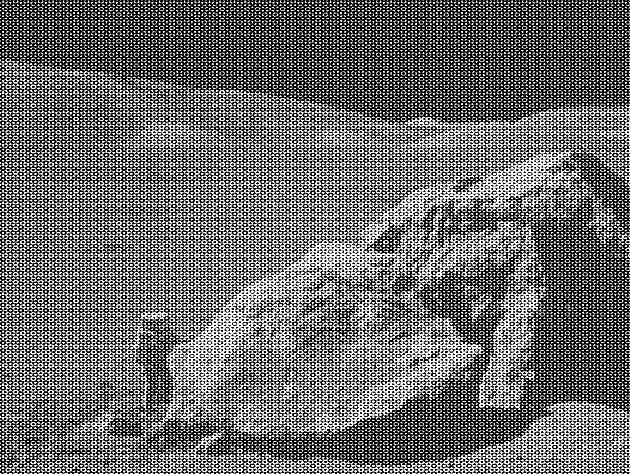
#> input picture moonlanding.png, 630 x 474 px
$ jupyter execute --allow-errors 09ex_Algorithms.ipynb
#> lines starting #> are read from the running program, lines starting #| are printed output that depends on the picture
1\. **Maximum wind speed prediction at the Sprogø station**

The exercise goal is to predict the maximum wind speed occurring every 50 years even if no measure exists for such a period. The available data are only measured over 21 years at the Sprogø meteorological station located in Denmark.

The annual maxima are supposed to fit a normal probability density function. However such function is not going to be estimated because it gives a probability from a wind speed maxima. Finding the maximum wind speed occurring every 50 years requires the opposite approach, the result needs to be found from a defined probability. That is the quantile function role and the exercise goal will be to find it. In the current model, it is supposed that the maximum wind speed occurring every 50 years is defined as the upper 2% quantile.

By definition, the quantile function is the inverse of the cumulative distribution function. The latter describes the probability distribution of an annual maxima. In the exercise, the cumulative probability $p_i$ for a given year i is defined as $p_i = i/(N+1)$ with $N = 21$, the number of measured years. Thus it will be possible to calculate the cumulative probability of every measured wind speed maxima. From those experimental points, the scipy.interpolate module will be very useful for fitting the quantile function. Finally the 50 years maxima is going to be evaluated from the cumulative probability of the 2% quantile.

Practically, load the dataset:

```python
import numpy as np
max_speeds = np.load('max-speeds.npy')
years_nb = max_speeds.shape[0]
```

Compute then the cumulative probability $p_i$ (`cprob`) and sort the maximum speeds from the data. Use then the  UnivariateSpline from scipy.interpolate to define a quantile function and thus estimate the probabilities.

In the current model, the maximum wind speed occurring every 50 years is defined as the upper 2% quantile. As a result, the cumulative probability value will be:

```python
fifty_prob = 1. - 0.02
```

So the storm wind speed occurring every 50 years can be guessed as:

``` python
fifty_wind = quantile_func(fifty_prob)
```

[cell 1]
#import the dataset
import numpy as np
#> (the rest of this cell did not finish here and is left out)

2\. **Curve fitting of temperature in Alaska**

The temperature extremes in Alaska for each month, starting in January, are given by (in degrees Celcius):

max:  17,  19,  21,  28,  33,  38, 37,  37,  31,  23,  19,  18

min: -62, -59, -56, -46, -32, -18, -9, -13, -25, -46, -52, -58

* Plot these temperature extremes.
* Define a function that can describe min and max temperatures.
* Fit this function to the data with scipy.optimize.curve_fit().
* Plot the result. Is the fit reasonable? If not, why?
* Is the time offset for min and max temperatures the same within the fit accuracy?

[cell 2]
#1)Plot these temperature extremes

#prepare the data
max_T = np.array([17, 19, 21, 28, 33, 38, 37, 37, 31, 23, 19, 18])
min_T = np.array([-62, -59, -56, -46, -32, -18, -9, -13, -25, -46, -52, -58])
month = np.arange(1,13)
#month = np.array(["January", "February", "March", "April", "May", "June", "July", "August", "September", "October", "November", "December"])

#plot the data
#> (the rest of this cell did not finish here and is left out)

[cell 3]
#2) Define a function that can describe min and max temperatures.

#looking at the data distribution we have a strong prior...
import math as m

def temp_describer(x, A, B, nu, delta):
    return A+B*np.sin(nu*x + delta)

[cell 4]
#Fit this function to the data with scipy.optimize.curve_fit()

from scipy import optimize

params_min, params_covariance_min = optimize.curve_fit(temp_describer, month, min_T, p0=[np.mean(min_T), np.max(min_T)-np.min(min_T), 2*np.pi/13, np.pi/4])
params_max, params_covariance_max = optimize.curve_fit(temp_describer, month, max_T, p0=[np.mean(min_T), np.max(max_T)-np.min(max_T), 2*np.pi/13, np.pi/4])

x = np.linspace(1,13,100)

#> (the rest of this cell did not finish here and is left out)

3\. **2D minimization of a six-hump camelback function**

$$
f(x,y) = \left(4-2.1x^2+\frac{x^4}{3} \right) x^2 +xy + (4y^2 -4)y^2
$$

has multiple global and local minima. Find the global minima of this function.

Hints:

* Variables can be restricted to $-2 < x < 2$ and $-1 < y < 1$.
* Use numpy.meshgrid() and pylab.imshow() to find visually the regions.
* Use scipy.optimize.minimize(), optionally trying out several of its methods.

How many global minima are there, and what is the function value at those points? What happens for an initial guess of $(x, y) = (0, 0)$ ?

[cell 5]
def camelback(xy):
    x,y = xy
    return (4 - 2.1*(x**2) + (x**4)/3)*(x**2) + (x*y) + (4*(y**2) - 4)*(y**2)

#built up a mesh to plot the function
import numpy as np
x = np.linspace(-2,2,100)
y = np.linspace(-1,1,100)
X,Y = np.meshgrid(x,y)
Z = camelback((X,Y))

#plot the functiona as a color map
#> (the rest of this cell did not finish here and is left out)

[cell 6]
#find the local minima
from scipy.optimize import minimize

#define the initial points from the p[revious image
x0 = np.array(([-1.25,0.75],[0,0.75],[0,-0.75],[1.25,-0.75]))
minima = []
for point in x0:
    loc_min = minimize(camelback, point, method='BFGS')
    minima.append(loc_min.fun)
    print("Starting point:", point)
    print("Valore minimo:", loc_min.fun)
    print("Punto in cui si raggiunge il minimo:", loc_min.x)
    print("Successo:", loc_min.success)
    print("Messaggio:", loc_min.message, '\n')

print("The absolut minimum of the function is:", min(minima), '\n')

#What happens for an initial guess of x,y = 0,0 ?
loc_min = minimize(camelback, point, method='BFGS')
print("Starting point:", point)
print("Valore minimo:", loc_min.fun)
print("Punto in cui si raggiunge il minimo:", loc_min.x)
print("Successo:", loc_min.success)
print("Messaggio:", loc_min.message, '\n')

4\. **FFT of a simple dataset**

Performe a periodicity analysis on the lynxs-hares population

5\. **FFT of an image**

* Examine the provided image `moonlanding.png`, which is heavily contaminated with periodic noise. In this exercise, we aim to clean up the noise using the Fast Fourier Transform.
* Load the image using pylab.imread().
* Find and use the 2-D FFT function in scipy.fftpack, and plot the spectrum (Fourier transform of) the image. Do you have any trouble visualising the spectrum? If so, why?
* The spectrum consists of high and low frequency components. The noise is contained in the high-frequency part of the spectrum, so set some of those components to zero (use array slicing).
* Apply the inverse Fourier transform to see the resulting image.

[cell 7]
import matplotlib.pyplot as plt
import numpy as np
from matplotlib import pylab
from scipy import fftpack

# Load the image
image = pylab.imread('moonlanding.png')
#> image is the input picture: shape (474, 630) float32; min 0, max 1, mean 0.424

# Display the image
plt.imshow(image)
plt.title('The moon landing')
plt.axis('off') # Hide axes

[cell 8]
#perform the FFT
image_spectrum = np.fft.fft2(image)

#Visualize the image spectrum and the original one. First show the image:
plt.figure(figsize=(12, 6))
plt.subplot(121)
plt.imshow(image, cmap='gray')
plt.title('Original Image')
plt.axis('off')

#Plot the magnitude spectrum
plt.subplot(122)
plt.imshow(abs(image_spectrum), cmap='gray')
plt.title('Magnitude Spectrum')
plt.axis('off')
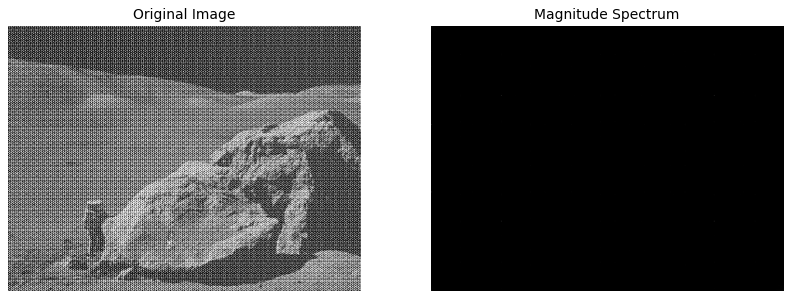
#> figure drawn by matplotlib, 2 panels

[cell 9]
#In order to correctly visulaize the spectrum we need to plot the logaritmic value

# Shift the zero-frequency component to the center
spectrum_shifted = np.fft.fftshift(image_spectrum)

# Compute the magnitude spectrum
magnitude_spectrum = np.log(np.abs(spectrum_shifted))
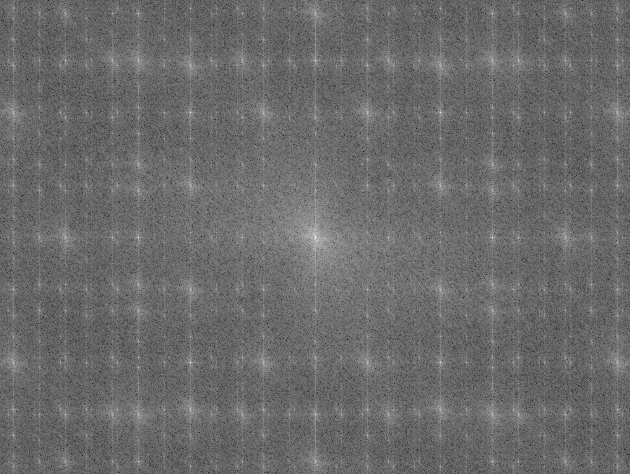
#> magnitude_spectrum: shape (474, 630) float64; min -2.41, max 11.75, mean 3.53; drawn with min black and max white

# Plot the original image
plt.figure(figsize=(12, 6))
plt.subplot(121)
plt.imshow(image, cmap='gray')
plt.title('Original Image')
plt.axis('off')

# Plot the magnitude spectrum
plt.subplot(122)
plt.imshow(magnitude_spectrum, cmap='gray')
plt.title('Magnitude Spectrum')
plt.axis('off')
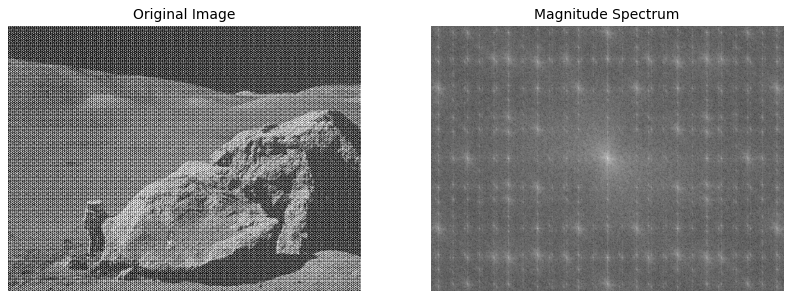
#> figure drawn by matplotlib, 2 panels

[cell 10]
#Remove some high frequencies noise from the spectrum

# Create a low-pass filter
rows, cols = image.shape
#> rows = 474; cols = 630
crow, ccol = rows // 2 , cols // 2
#> crow = 237; ccol = 315
radius = 1 # Radius of the low-pass filter
mask = np.zeros((rows, cols), np.uint8)
center = (crow, ccol)
#> center = (237, 315)
x, y = np.ogrid[:rows, :cols]
#> x = 474 values from 0 to 473
mask_area = (x - center[0])**2 + (y - center[1])**2 <= radius*radius
mask[mask_area] = 1

# Apply the low-pass filter to the Fourier-transformed image
filtered_transform = spectrum_shifted * mask

# Perform the inverse FFT
filtered_transform_shifted_back = np.fft.ifftshift(filtered_transform)
filtered_image = np.fft.ifft2(filtered_transform_shifted_back)
filtered_image = np.abs(filtered_image)
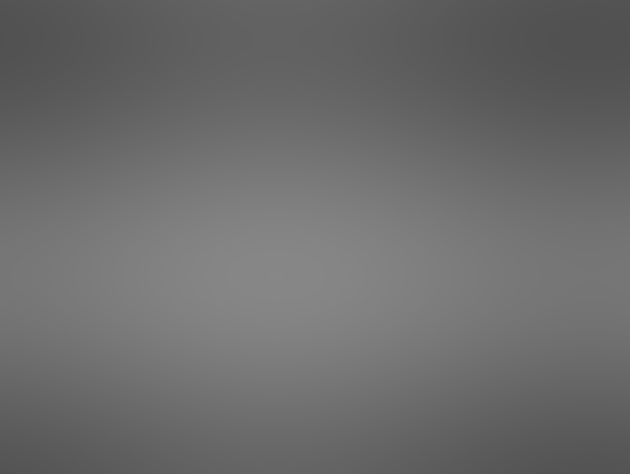
#> filtered_image: shape (474, 630) float64; min 0.318, max 0.53, mean 0.424

# Plot the original and filtered images
plt.figure(figsize=(12, 6))
plt.subplot(121)
plt.imshow(image, cmap='gray')
plt.title('Original Image')
plt.axis('off')
plt.subplot(122)
plt.imshow(filtered_image, cmap='gray')
plt.title('Filtered Image')
plt.axis('off')
